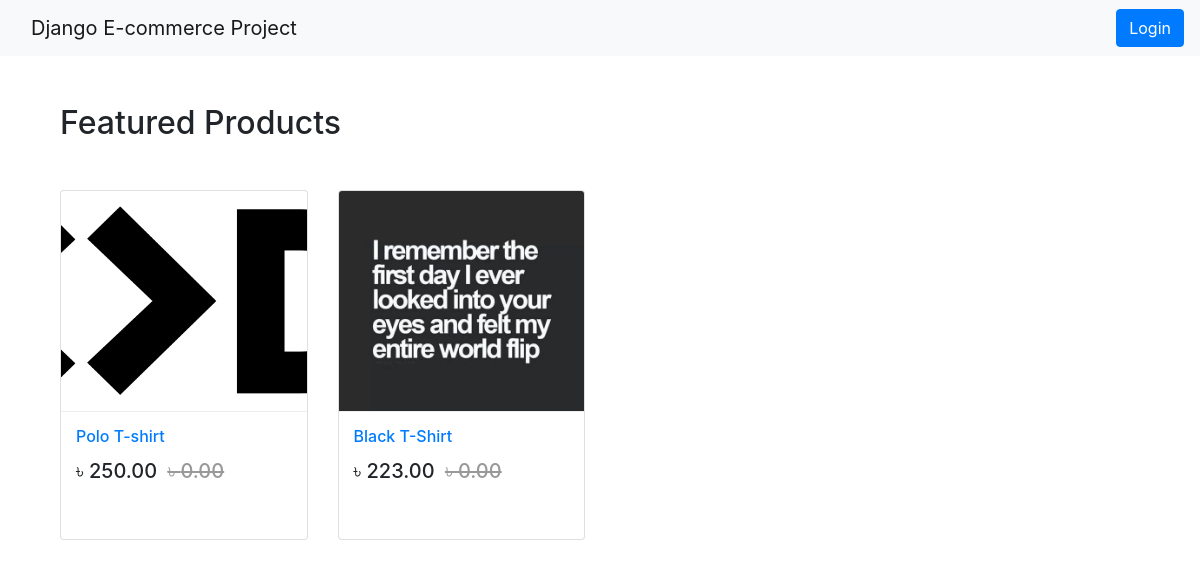
The app's page /, older data.
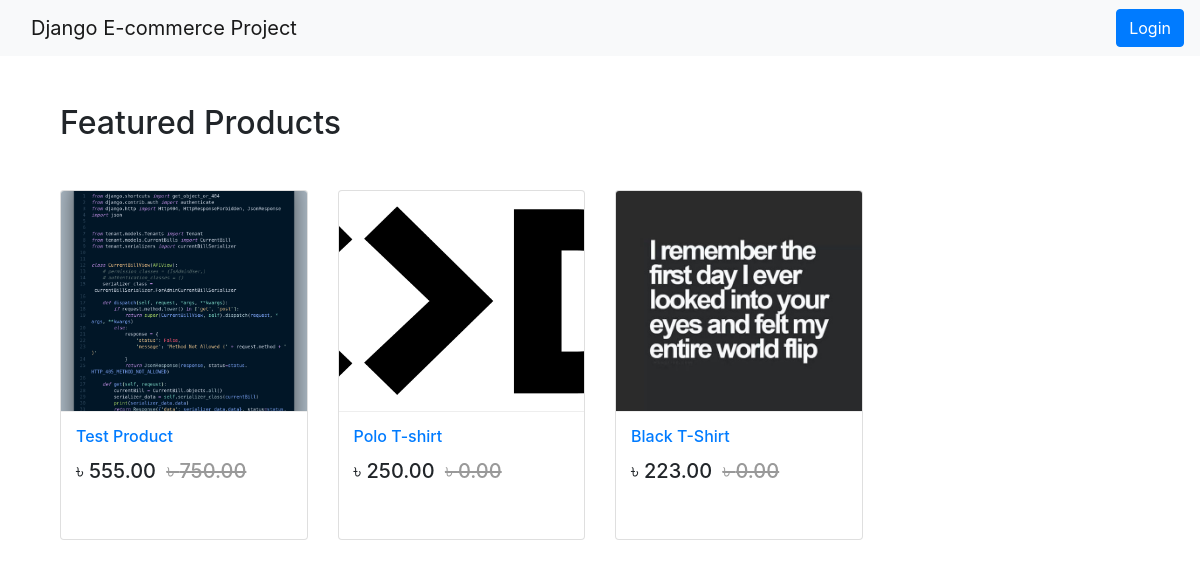
The same page, newer data.
### app_shop/models.py (models this page shows, shortened)
class Product(models.Model):
    mainimage = models.ImageField(upload_to='Products')
    name = models.CharField(max_length=264)
    category = models.ForeignKey(Category, on_delete=models.CASCADE, related_name='category')
    preview_text = models.TextField(max_length=200, verbose_name='Preview Text')
    detail_text = models.TextField(max_length=1000, verbose_name='Description')
    price = models.FloatField()
    old_price = models.FloatField(default=0.00)
    created = models.DateTimeField(auto_now_add=True)
    class Meta:
        ordering = ['-created',]

### app_shop/views.py (the view)
# urls.py: path('', views.Home.as_view(), name='home'),
class Home(ListView):
    model = Product
    template_name = 'app_shop/home.html'

### templates/app_shop/home.html
{% extends 'base.html' %}
{% block body_block %}
<div class="container my-5">
    <h2 class="my-5">Featured Products</h2>
    <div class="row">
    {% for product in object_list %}
        <div class="col-md-6 col-sm-12 col-lg-3">
            <figure class="card card-product">
                <div class="img-wrap">
                    <img src="/media/{{product.mainimage}}" style="width:100%; height:300px" alt="">
                </div>
                <figcaption class="info-wrap">
                    <h6 class="title"><a href="{% url 'app_shop:product_detail' pk=product.pk %}">{{ product.name }}</a></h6>
                    <div class="action-wrap">
                        <div class="price-wrap h5">
                            <span class="price-new">&#2547; {{ product.price|floatformat:2 }}</span>
                            <span class="price-old"><strike>&#2547; {{ product.old_price|floatformat:2 }}</strike></span>
                        </div>
                    </div>
                </figcaption>
            </figure>
        </div>
    {% endfor %}
    </div>
</div>
{% endblock body_block %}

Row changes from the older to the newer data that the page shows:
added Product: mainimage (picture), name "Test Product", price "555.00", old_price "750.00"
